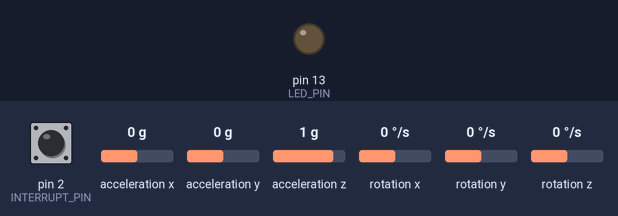
The sketch below on a simulated Arduino Uno, built with avr-gcc and run on an emulated ATmega328P. On the bench: output pins drawn as LEDs (lit = HIGH). Dashed ring = blinking. The inputs (shaded band) are chosen by the test bench; at power-on: acceleration x 0 g, acceleration y 0 g, acceleration z 1 g, rotation z 0 °/s, pin 2 (INTERRUPT_PIN) LOW, rotation x 0 °/s, rotation y 0 °/s. The sensor or clock chip raises its interrupt line as the real part does; no radio packets arrive unless stated; what the sketch prints to the serial monitor is not drawn.

Above: at 0.1 s.
At 2.2 s:
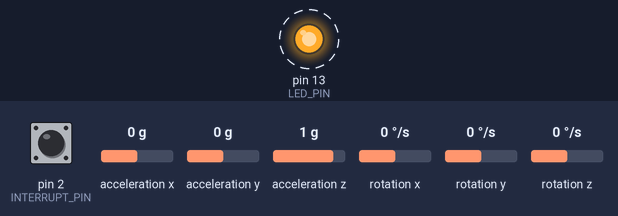
2.3 s: acceleration x set to -1.4 g
5.3 s: acceleration y set to 0.8 g
8.3 s: acceleration z set to -1.4 g
11.3 s: rotation z set to -100 °/s
14.3 s: acceleration x set to 0 g
17.3 s: rotation z set to -192 °/s
Timing chart, 0 to 67.8 s (numbered marks = the images above; inputs shaded):
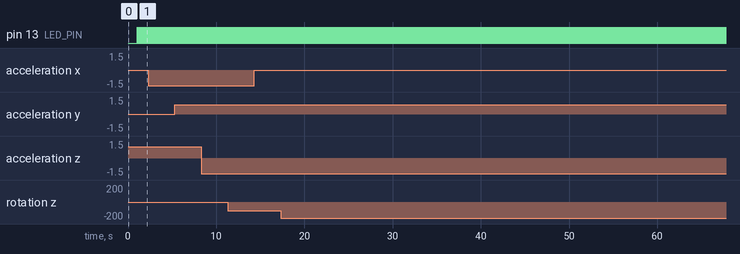

The sketch:

Robotic-Arm-Transmitter.ino
```cpp
// By Ashish Agrahari: https://github.com/AshishA26

// I2Cdev and MPU6050 must be installed as libraries, or else the .cpp/.h files
// for both classes must be in the include path of your project
#include "I2Cdev.h"
#include "MPU6050_6Axis_MotionApps20.h"
#include <SPI.h>
#include <nRF24L01.h>
#include <RF24.h>
#include <Wire.h>

MPU6050 mpu[] = {0x68, 0x69};// AD0 low = 0x68, AD0 high = 0x69

#define INTERRUPT_PIN 2  // use pin 2 on Arduino Uno & most boards
#define LED_PIN 13 // (Arduino is 13, Teensy is 11, Teensy++ is 6)
bool blinkState = false;

// MPU control/status vars
bool dmpReady = false;  // set true if DMP init was successful
uint8_t mpuIntStatus[] = {0, 0};   // holds actual interrupt status byte from MPU
uint8_t devStatus;      // return status after each device operation (0 = success, !0 = error)
uint16_t packetSize[] = {0, 0};    // expected DMP packet size (default is 42 bytes)
uint16_t fifoCount;     // count of all bytes currently in FIFO
uint8_t fifoBuffer[64]; // FIFO storage buffer

// orientation/motion vars
Quaternion q;           // [w, x, y, z]         quaternion container
VectorInt16 aa;         // [x, y, z]            accel sensor measurements
VectorInt16 aaReal;     // [x, y, z]            gravity-free accel sensor measurements
VectorInt16 aaWorld;    // [x, y, z]            world-frame accel sensor measurements
VectorFloat gravity;    // [x, y, z]            gravity vector
float ypr[3];           // [yaw, pitch, roll]   yaw/pitch/roll container and gravity vector

float MPU_y[] = {0, 0};
float MPU_p[] = {0, 0};
float MPU_r[] = {0, 0};

RF24 radio(7, 8);   // nRF24L01 (CE, CSN)
const byte address[6] = "00001"; // Address

// Max size of this struct is 32 bytes - NRF24L01 buffer limit
struct Data_Package {
  byte MPU0_y;
  byte MPU0_p;
  byte MPU0_r;
  byte MPU1_y;
  byte MPU1_p;
  byte MPU1_r;
};
Data_Package data; //Create a variable with the above structure

volatile bool mpuInterrupt = false;     // indicates whether MPU interrupt pin has gone high
void dmpDataReady() {
  mpuInterrupt = true;
}

void setup() {
  // join I2C bus (I2Cdev library doesn't do this automatically)
#if I2CDEV_IMPLEMENTATION == I2CDEV_ARDUINO_WIRE
  Wire.begin();
  Wire.setClock(400000); // 400kHz I2C clock. Comment this line if having compilation difficulties
  Wire.setWireTimeout(3000, true); // VERY IMPORTANT!!! THIS FIXES THE I2C BUS FROM HANGING
#elif I2CDEV_IMPLEMENTATION == I2CDEV_BUILTIN_FASTWIRE
  Fastwire::setup(400, true);
#endif

  Serial.begin(115200);
  while (!Serial);

  // initialize device
  Serial.println(F("Initializing I2C devices..."));
  for (byte b = 0; b < 2; b++)
  {
    mpu[b].initialize();
    pinMode(INTERRUPT_PIN, INPUT);

    Serial.print("MPU#");
    Serial.print(b);
    Serial.println(":");
    // verify connection
    Serial.println(F("Testing device connections..."));
    Serial.println(mpu[b].testConnection() ? F("MPU6050 connection successful") : F("MPU6050 connection failed"));

    // load and configure the DMP
    Serial.println(F("Initializing DMP..."));
    devStatus = mpu[b].dmpInitialize();

    // supply your own gyro offsets here, scaled for min sensitivity
    mpu[b].setXGyroOffset(220);
    mpu[b].setYGyroOffset(76);
    mpu[b].setZGyroOffset(-85);
    mpu[b].setZAccelOffset(1788); // 1688 factory default for my test chip

    // make sure it worked (returns 0 if so)
    if (devStatus == 0) {
      // Calibration Time: generate offsets and calibrate our MPU6050
      mpu[b].CalibrateAccel(6);
      mpu[b].CalibrateGyro(6);
      mpu[b].PrintActiveOffsets();
      // turn on the DMP, now that it's ready
      Serial.println(F("Enabling DMP ..."));
      mpu[b].setDMPEnabled(true);

      // enable Arduino interrupt detection
      Serial.print(F("Enabling interrupt detection (Arduino external interrupt "));
      Serial.print(digitalPinToInterrupt(INTERRUPT_PIN));
      Serial.println(F(")..."));
      attachInterrupt(digitalPinToInterrupt(INTERRUPT_PIN), dmpDataReady, RISING);
      mpuIntStatus[b] = mpu[b].getIntStatus();

      // set our DMP Ready flag so the main loop() function knows it's okay to use it
      Serial.println(F("DMP ready! Waiting for first interrupt..."));
      dmpReady = true;

      // get expected DMP packet size for later comparison
      packetSize[b] = mpu[b].dmpGetFIFOPacketSize();
    } else {
      // ERROR!
      // 1 = initial memory load failed
      // 2 = DMP configuration updates failed
      // (if it's going to break, usually the code will be 1)
      Serial.print(F("DMP Initialization failed (code "));
      Serial.print(devStatus);
      Serial.println(F(")"));
    }
  }
  // configure LED for output
  pinMode(LED_PIN, OUTPUT);

  // Define the radio communication
  radio.begin();
  radio.openWritingPipe(address);
  radio.setAutoAck(false);
  radio.setDataRate(RF24_250KBPS);
  radio.setPALevel(RF24_PA_MIN); // It was originally LOW

  data.MPU0_y = 0;
  data.MPU0_p = 0;
  data.MPU0_r = 0;
  data.MPU1_y = 0;
  data.MPU1_p = 0;
  data.MPU1_r = 0;
}

void loop() {
  // if programming failed, don't try to do anything
  if (!dmpReady) return;
  for (byte b = 0; b < 2; b++) {
    // read a packet from FIFO
    if (mpu[b].dmpGetCurrentFIFOPacket(fifoBuffer)) { // Get the Latest packet
      // display Euler angles in degrees
      mpu[b].dmpGetQuaternion(&q, fifoBuffer);
      mpu[b].dmpGetGravity(&gravity, &q);
      mpu[b].dmpGetYawPitchRoll(ypr, &q, &gravity);
      Serial.print("mpu#");
      Serial.print(b);
      Serial.print("\t");
      Serial.print(ypr[0] * 180 / M_PI);
      Serial.print("\t");
      Serial.print(ypr[1] * 180 / M_PI);
      Serial.print("\t");
      Serial.println(ypr[2] * 180 / M_PI);

      MPU_y[b] = ypr[0] * 180 / M_PI;
      MPU_p[b] = ypr[1] * 180 / M_PI;
      MPU_r[b] = ypr[2] * 180 / M_PI;
    }
    // blink LED to indicate activity
    blinkState = !blinkState;
    digitalWrite(LED_PIN, blinkState);
  }

  //Map the data from MPU to 0-255 range and then round it to be able to send in bytes, and set it to the data variables being sent
  data.MPU0_y = round(map(MPU_y[0], -180, 180, 0, 255));
  data.MPU0_p = round(map(MPU_p[0], -180, 180, 0, 255));
  data.MPU0_r = round(map(MPU_r[0], -180, 180, 0, 255));
  data.MPU1_y = round(map(MPU_y[1], -180, 180, 0, 255));
  data.MPU1_p = round(map(MPU_p[1], -180, 180, 0, 255));
  data.MPU1_r = round(map(MPU_r[1], -180, 180, 0, 255));
  // Send the whole data from the structure to the receiver
  radio.write(&data, sizeof(Data_Package));
}
```

Measured:
- by itself, pin 13 (LED_PIN): alternates HIGH for 0.01 s and LOW for 0.01 s
